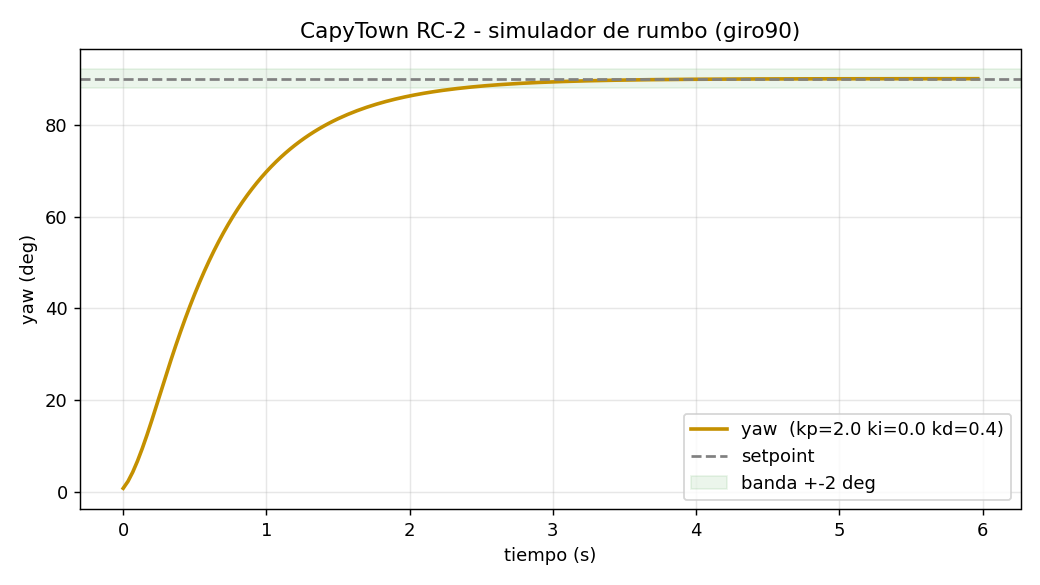
#> input picture scripts_pdi/scripts_pdi/pid_giro90_kp2.0_ki0.0_kd0.4.png, 1040 x 585 px, given in place of the camera
$ python hsv_tuner.py
#> lines starting #> are read from the running program, lines starting #| are printed output that depends on the picture; after the words box and inside, x2 and y2 are one past the last pixel; in counts of white or black regions, pixels touching at a corner belong together
#!/usr/bin/env python3
"""hsv_tuner.py — Calibrador interactivo de rangos HSV (CapyTown).

Complemento del PPTX «Percepción Visual y Detección de Líneas Blancas» y de la
guía de laboratorio. Sirve para encontrar los 6 umbrales HSV de la línea BLANCA
(borde) y del eje AMARILLO antes de lanzar el nodo `lane_detector`.

Uso:
    # Desde una cámara (índice 0 por defecto)
    python3 hsv_tuner.py --source 0

    # Desde una imagen o un video
    python3 hsv_tuner.py --source pista.jpg
    python3 hsv_tuner.py --source pista.mp4

Controles:
    - Mueve los trackbars hasta que SOLO la línea quede blanca en la máscara.
    - Tecla 'w'  -> editas el color BLANCO   (white)
    - Tecla 'y'  -> editas el color AMARILLO  (yellow)
    - Tecla 's'  -> guarda los rangos actuales en hsv_params.yaml
    - Tecla 'q' / ESC -> salir

El YAML generado es compatible con config/hsv_params.yaml del paquete
capytown_esan_pkg.
"""
import argparse
import cv2
import numpy as np

WIN = "HSV Tuner — CapyTown"
MASK = "Mascara"

# Valores iniciales (los mismos del repo)
PRESETS = {
    "white":  dict(h_min=0,  h_max=180, s_min=0,   s_max=30,  v_min=180, v_max=255),
    "yellow": dict(h_min=20, h_max=35,  s_min=100, s_max=255, v_min=100, v_max=255),
}


def nothing(_):
    pass


def make_trackbars(values):
    cv2.namedWindow(WIN, cv2.WINDOW_NORMAL)
    cv2.resizeWindow(WIN, 420, 320)
    for name, maxv in (("H min", 180), ("H max", 180), ("S min", 255),
                       ("S max", 255), ("V min", 255), ("V max", 255)):
        cv2.createTrackbar(name, WIN, 0, maxv, nothing)
    set_trackbars(values)


def set_trackbars(v):
    cv2.setTrackbarPos("H min", WIN, v["h_min"])
    cv2.setTrackbarPos("H max", WIN, v["h_max"])
    cv2.setTrackbarPos("S min", WIN, v["s_min"])
    cv2.setTrackbarPos("S max", WIN, v["s_max"])
    cv2.setTrackbarPos("V min", WIN, v["v_min"])
    cv2.setTrackbarPos("V max", WIN, v["v_max"])


def read_trackbars():
    g = lambda n: cv2.getTrackbarPos(n, WIN)
    return dict(h_min=g("H min"), h_max=g("H max"), s_min=g("S min"),
                s_max=g("S max"), v_min=g("V min"), v_max=g("V max"))


def save_yaml(white, yellow, path="hsv_params.yaml"):
    txt = f"""# CapyTown — Rangos HSV calibrados con hsv_tuner.py
lane_detector:
  ros__parameters:
    # Blanco — borde del carril
    white_h_min: {white['h_min']}
    white_h_max: {white['h_max']}
    white_s_min: {white['s_min']}
    white_s_max: {white['s_max']}
    white_v_min: {white['v_min']}
    white_v_max: {white['v_max']}
    # Amarillo — eje central
    yellow_h_min: {yellow['h_min']}
    yellow_h_max: {yellow['h_max']}
    yellow_s_min: {yellow['s_min']}
    yellow_s_max: {yellow['s_max']}
    yellow_v_min: {yellow['v_min']}
    yellow_v_max: {yellow['v_max']}
    # Geometria / IPM (ajustar manualmente)
    min_area: 150
    lane_width_m: 0.21
    px_per_meter: 600.0
    look_ahead_row: 0.6
    publish_debug: true
"""
    with open(path, "w") as f:
        f.write(txt)
    print(f"[hsv_tuner] Guardado en {path}")


def get_frame(cap, static_img):
    if static_img is not None:
        return static_img.copy()
    ok, frame = cap.read()
#> frame is the input picture: shape (585, 1040, 3); mean B, G, R 248.2, 249.3, 249.3
    if not ok:
        cap.set(cv2.CAP_PROP_POS_FRAMES, 0)  # rebobina video
        ok, frame = cap.read()
    return frame if ok else None


def main():
    ap = argparse.ArgumentParser()
    ap.add_argument("--source", default="0",
                    help="Indice de camara (0), imagen o video.")
    args = ap.parse_args()

    static_img, cap = None, None
    if args.source.isdigit():
        cap = cv2.VideoCapture(int(args.source))
    else:
        img = cv2.imread(args.source)
        if img is not None:
            static_img = img
        else:
            cap = cv2.VideoCapture(args.source)
    if static_img is None and (cap is None or not cap.isOpened()):
        raise SystemExit(f"No pude abrir la fuente: {args.source}")

    current = "white"
    values = {k: dict(v) for k, v in PRESETS.items()}
    make_trackbars(values[current])
    print("[hsv_tuner] Editando BLANCO. 'w'/'y' cambia color, 's' guarda, 'q' sale.")

    while True:
        frame = get_frame(cap, static_img)
        if frame is None:
            break
        frame = cv2.resize(frame, (640, 480))
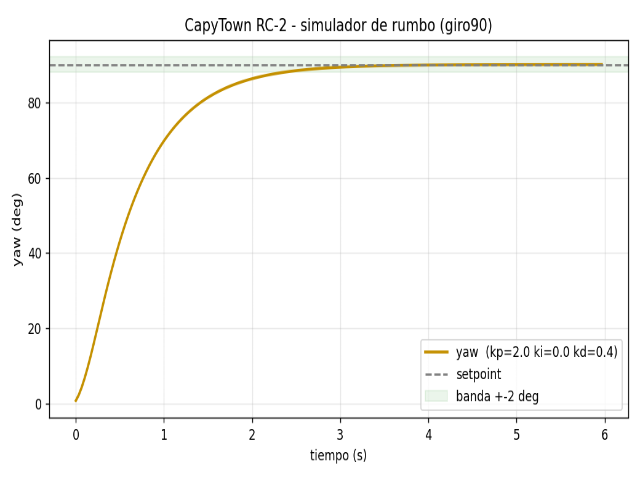
#> frame: shape (480, 640, 3); mean B, G, R 248, 249.2, 249.1
        hsv = cv2.cvtColor(frame, cv2.COLOR_BGR2HSV)
#> hsv: shape (480, 640, 3); mean H, S, V 2, 1.7, 249.4
        v = read_trackbars()
        values[current] = v
        lo = np.array([v["h_min"], v["s_min"], v["v_min"]])
        hi = np.array([v["h_max"], v["s_max"], v["v_max"]])
        mask = cv2.inRange(hsv, lo, hi)
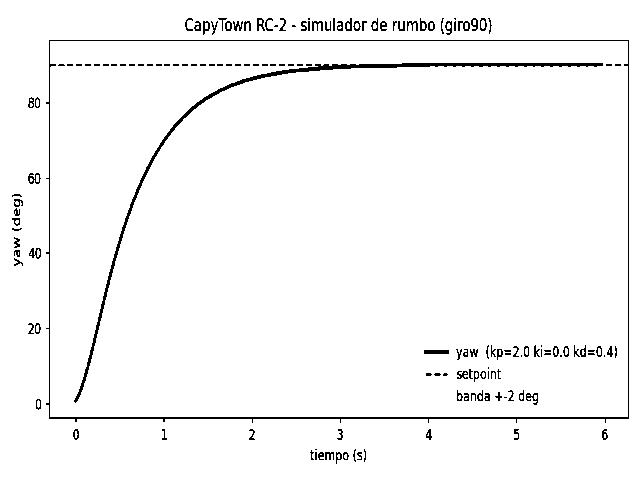
#> mask: shape (480, 640); 97% white; black in thin lines or dots, all inside (x1, y1, x2, y2) = (12, 18, 629, 464)
        mask = cv2.morphologyEx(mask, cv2.MORPH_OPEN, np.ones((3, 3), np.uint8))
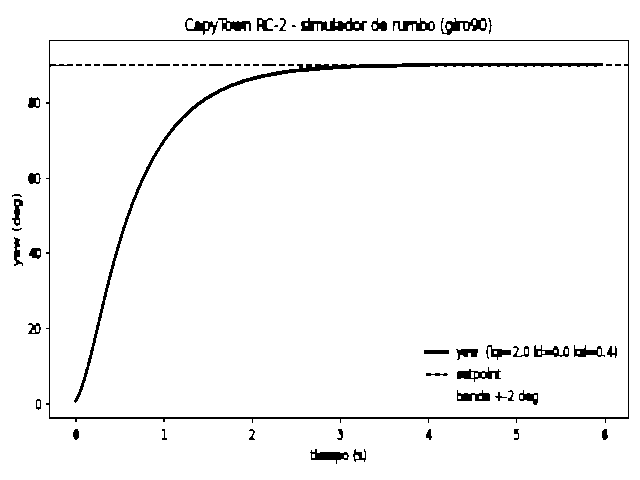
#> mask: shape (480, 640); 96.6% white; 67 black regions (23 under 20 px), largest, box (x1, y1, x2, y2) and area: (46, 40, 629, 423) 2597, (74, 63, 603, 403) 2587, (301, 18, 367, 31) 493
        res = cv2.bitwise_and(frame, frame, mask=mask)

        cv2.putText(frame, f"Editando: {current.upper()}", (10, 30),
                    cv2.FONT_HERSHEY_SIMPLEX, 0.8, (0, 0, 255), 2)
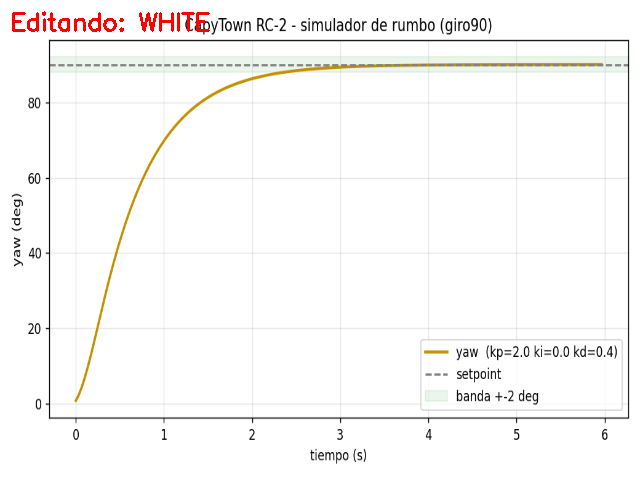
#> frame: shape (480, 640, 3); 0.48% of pixels changed, all inside (x1, y1, x2, y2) = (12, 11, 210, 32)
        cv2.imshow(WIN, frame)
        cv2.imshow(MASK, np.hstack([cv2.cvtColor(mask, cv2.COLOR_GRAY2BGR), res]))
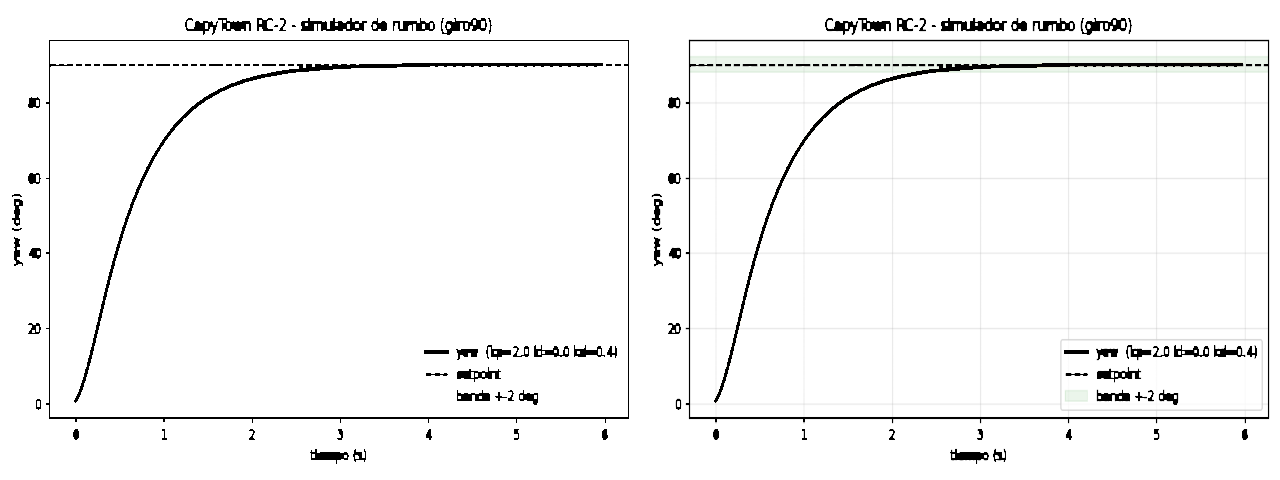
#> window 'Mascara': shape (480, 1280, 3); mean B, G, R 245.5, 245.7, 245.5

        k = cv2.waitKey(30) & 0xFF
#> (key q is pressed here)
        if k in (ord('q'), 27):
            break
        elif k == ord('w'):
            current = "white"; set_trackbars(values[current])
            print("[hsv_tuner] Editando BLANCO")
        elif k == ord('y'):
            current = "yellow"; set_trackbars(values[current])
            print("[hsv_tuner] Editando AMARILLO")
        elif k == ord('s'):
            save_yaml(values["white"], values["yellow"])

    if cap is not None:
        cap.release()
    cv2.destroyAllWindows()


if __name__ == "__main__":
    main()

$ run again, on scripts_pdi/scripts_pdi/pid_giro90_kp2.5_ki0.0_kd0.0.png
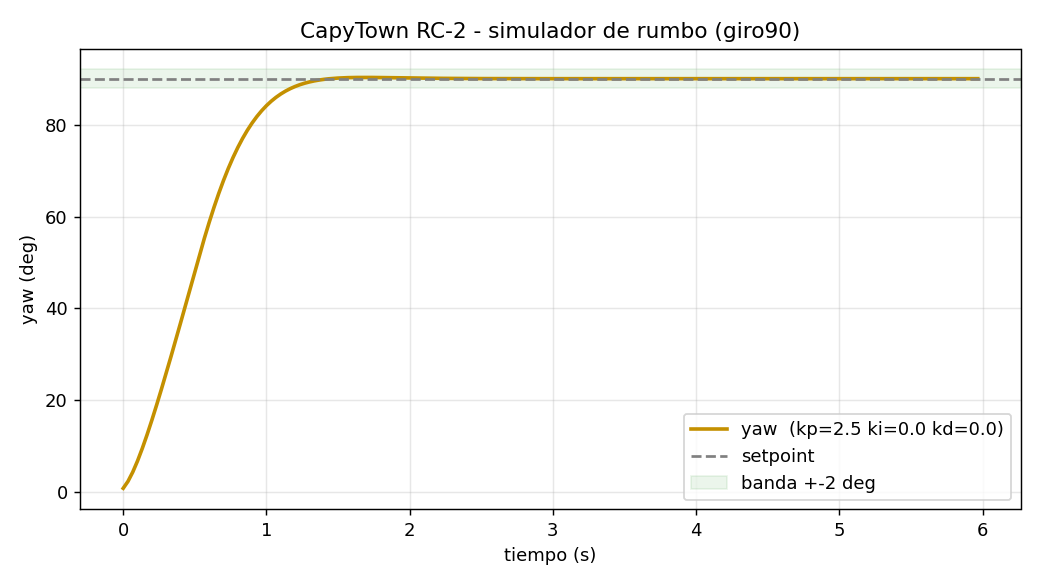
#> input picture scripts_pdi/scripts_pdi/pid_giro90_kp2.5_ki0.0_kd0.0.png, 1040 x 585 px, given in place of the camera
#> in get_frame, frame is the input picture: shape (585, 1040, 3); mean B, G, R 248.2, 249.3, 249.3
#> hsv: shape (480, 640, 3); mean H, S, V 2, 1.7, 249.4
#> in main, `mask = cv2.inRange(hsv, lo, hi)`:
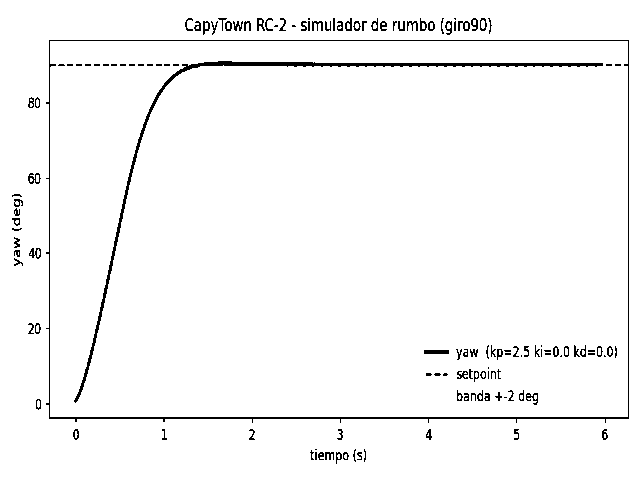
#> mask: shape (480, 640); 97.1% white; black in thin lines or dots, all inside (x1, y1, x2, y2) = (12, 18, 629, 464)
#> in main, `cv2.imshow(MASK, np.hstack([cv2.cvtColor(mask, cv2.COLOR_GRAY2BGR), re..`:
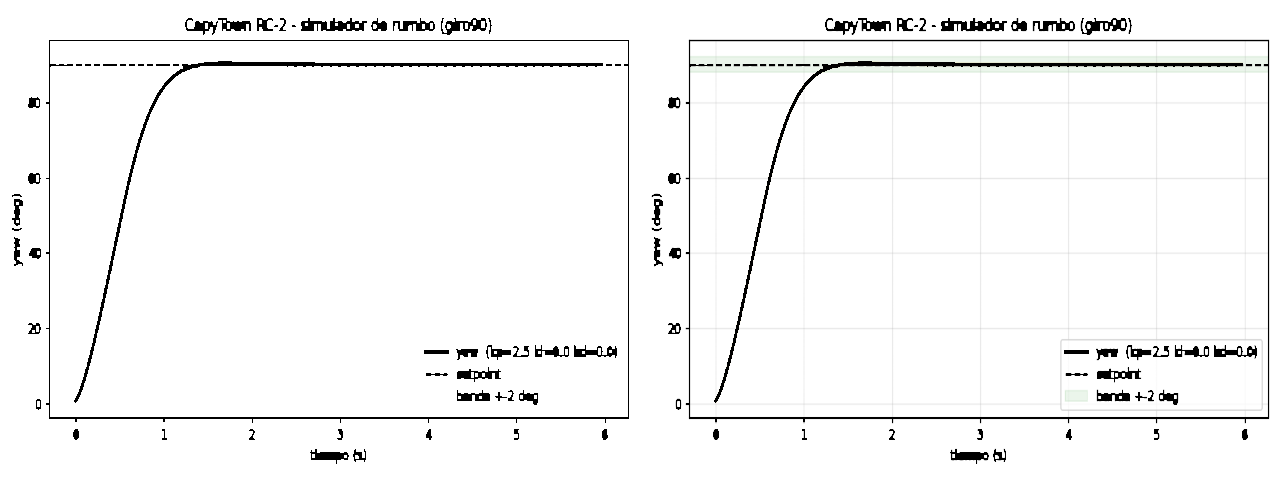
#> window 'Mascara': shape (480, 1280, 3); mean B, G, R 245.6, 245.8, 245.7
